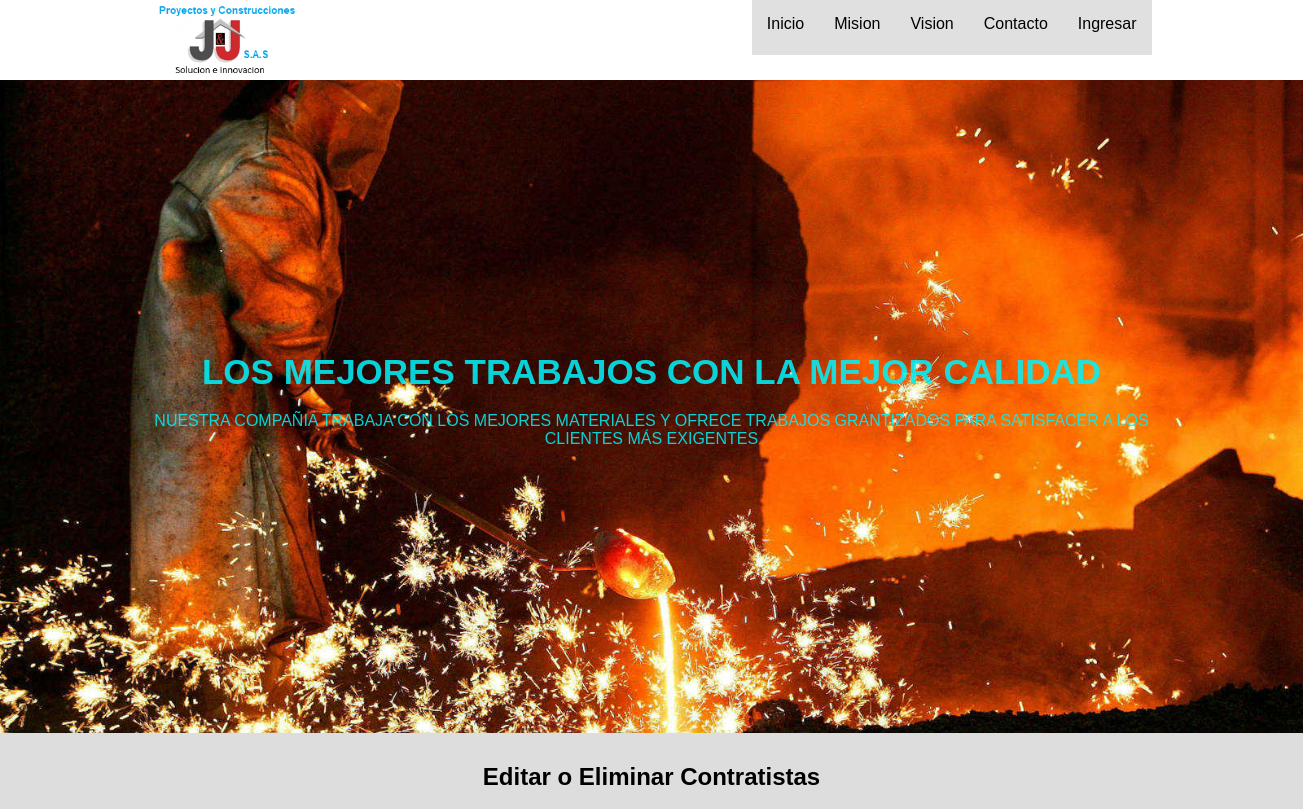
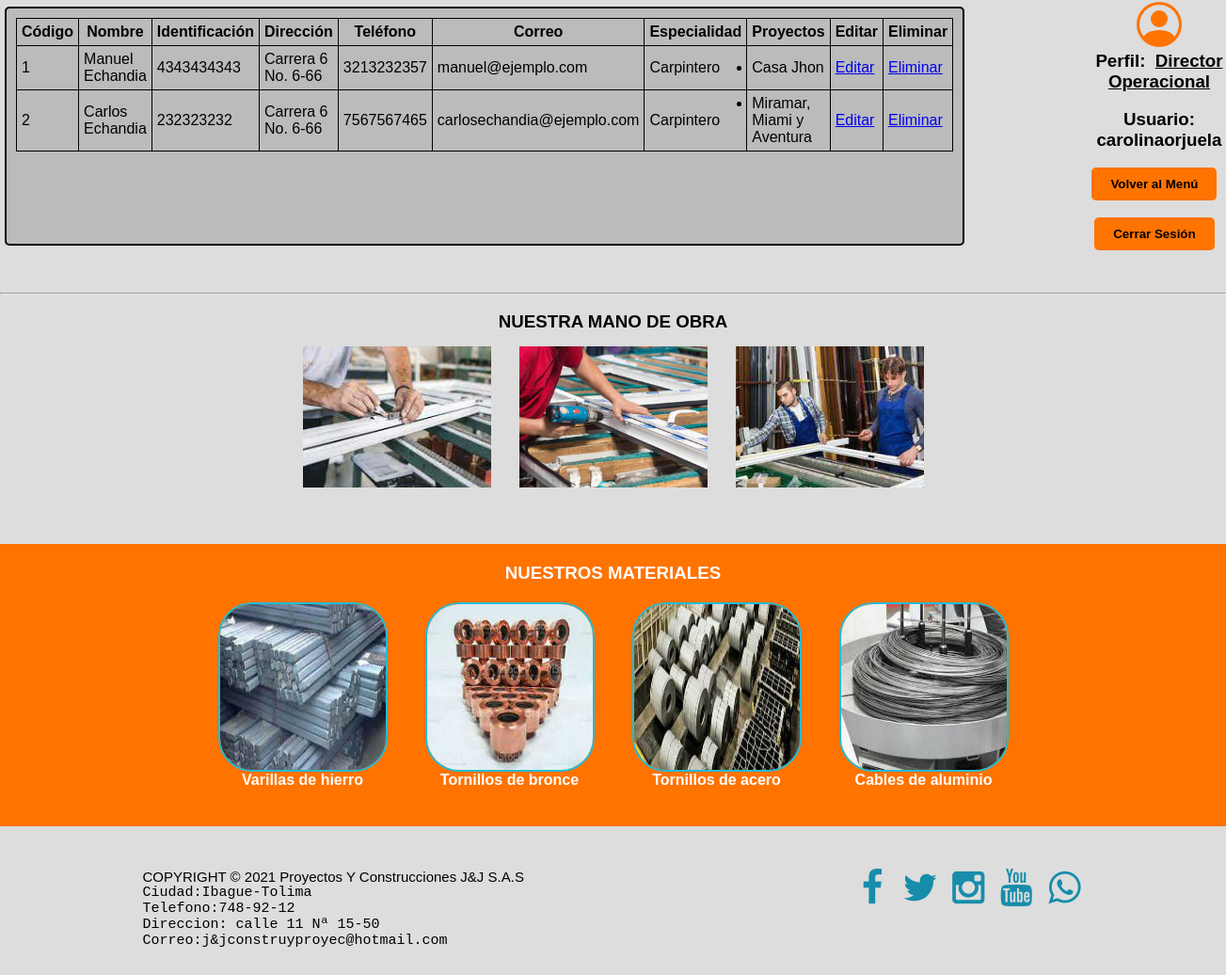
The app's page /operaciones/eliminarcontratista (signed in) with its own data (2 pictures, top to bottom).
### operaciones/models.py (models this page shows, shortened)
class Contratistas (models.Model):
    codigo_contratista = models.AutoField(
        primary_key=True)  # llave primaria
    nombre_contratista = models.CharField(max_length=50)
    apellido_contratista = models.CharField(max_length=50, default="")
    identificacion = models.PositiveIntegerField(default="000000000")
    direccion_contratista = models.CharField(max_length=100)
    correo_contratista = models.EmailField(default="ejemplo@ejemplo.com")
    telefono_contratista = models.PositiveBigIntegerField()
    especialidad_contratista = models.CharField(max_length=50)
    proyecto_asignacion = ManyToManyField(Proyectos)
    def proyectos_asignados(self):
        return ', '.join([Proyectos.nombre_proyecto for Proyectos in self.proyecto_asignacion.all()])
    proyectos_asignados.short_description = "Proyectos"

class Proyectos (models.Model):
    codigo_proyecto = models.AutoField(primary_key=True)  # llave primaria
    nombre_proyecto = models.CharField(max_length=100)
    direccion_proyecto = models.CharField(max_length=100)
    descripcion_proyecto = models.TextField()
    estado = [
        ("Act", "Activo"),
        ("Ter", "Terminado"),
        ("Na", "No Asignado"),
    ]
    estado_proyecto = models.CharField(
        max_length=12, choices=estado, default="Na")
    empleado_responsable = models.ForeignKey(
        CustomUser, null=False, on_delete=models.CASCADE)  # llave foranea
    def __str__(self):
        return f"{self.nombre_proyecto}"

class CustomUser(AbstractUser):
    identificacion = models.PositiveBigIntegerField(
        default="0000000000")
    cargos = [
        ("Gerente General", "Director General"),
        ("Director Operacional", "Director Operacional"),
        ("Almacenista", "Almacenista"),
        ("Contratista", "Contratista")
    ]
    cargo_empleado = models.CharField(
        max_length=50, choices=cargos, default="Contratista")
    telefono_empleado = models.PositiveBigIntegerField(default="0000000000")
    correo_empleado = models.EmailField(default="ejemplo@ejemplo.com")

### operaciones/views.py (the view)
# urls.py: path("eliminarcontratista", views.eliminarcontratista,
@login_required(login_url="/inventarios/ingresar")
def eliminarcontratista(request):
    listado = Contratistas.objects.all()
    return render(request, "operaciones/eliminarcontratista.html", {
        'listado': listado
    })

### operaciones/templates/operaciones/eliminarcontratista.html (shortened to what this page needs)
{% extends "inventarios/layout.html" %}
{% block main %}
      <div class="centering">
            <h2>Editar o Eliminar Contratistas</h2>
      </div>
      <section id="bflex">
            <br>
            <div class="floatLeftTabla">
                  <table>
                        <tr>
                              <th><h4>Código</h4></th>
                              <th><h4>Nombre</h4></th>
                              <th><h4>Identificación</h4></th>
                              <th><h4>Dirección</h4></th>
                              <th><h4>Teléfono</h4></th>
                              <th><h4>Correo</h4></th>
                              <th><h4>Especialidad</h4></th>
                              <th><h4>Proyectos</h4></th>
                              <th><h4>Editar</h4></th>
                              <th><h4>Eliminar</h4></th>
                        </tr>
                        {% for contratista in listado %}
                              <tr>
                                    <td><p>{{ contratista.codigo_contratista }}</p></td>
                                    <td><p>{{ contratista.nombre_contratista }} {{ contratista.apellido_contratista }}</p></td>
                                    <td><p>{{ contratista.identificacion }}</p></td>
                                    <td><p>{{ contratista.direccion_contratista }}</p></td>
                                    <td><p>{{ contratista.telefono_contratista }}</p></td>
                                    <td><p>{{ contratista.correo_contratista }}</p></td>
                                    <td><p>{{ contratista.especialidad_contratista }}</p></td>
                                    <td>
                                          <ul>
                                                {% for asignado in contratista.proyecto_asignacion.all %}
                                                      <li>{{ asignado }}</li>
                                                {% endfor %}
                                          </ul>
                                    </td>
                                    <td><a href="{% url 'operaciones:editarcontratista' contratista.codigo_contratista %}">Editar</a></td>
                                    <td><a href="{% url 'operaciones:borrarcontratista' contratista.codigo_contratista %}">Eliminar</a></td>
                              </tr>
                        {% endfor %}
                  </table>
            </div>
            <div class="floatRight">
                  <h3>Perfil:&nbsp;&nbsp;<u>{{ user.cargo_empleado }}</u></h3>
                  <br>
                  {% if user.is_authenticated %}
                        <h3>Usuario: {{ user.username }}</h3>
                  {% endif %}
                  <br>
                  <div class="centering logout">
                        <form action="{% url 'operaciones:redirecciongerente' %}" method="post">
                              <input autofocus type="submit" Value="Volver al Menú" class="logout" title="Volver al Menú {{ user.cargo_empleado }}">
                        </form>
                  </div>
                  <br>
                  <div class="centering logout">
                        <form action="{% url 'inventarios:salir' %}" method="post">
                              <input type="submit" value="Cerrar Sesión" class="logout" title="Cerrar Sesión {{ user.cargo_empleado }}">
                        </form>
                  </div>
            </div>
            <br><br>
      </section>
{% endblock %}

### inventarios/static/inventarios/styles.css (style rules this page uses)
* { margin: 0; padding: 0; box-sizing: border-box; }
body { font-family: "Franklin Gothic Medium", "Arial Narrow", Arial, sans-serif; background-color: #ddd; }
section { width: 100%; margin-bottom: 45px; text-align: center; top: -30px; }
h2 { margin-bottom: 20px; }
#bflex { text-align: center; width: 100%; display: flex; right: 0%; }
.floatRight { float: right; margin: 0 0 0 10%; }
.floatLeftTabla { float: left; margin-left: 30px; border: 2px solid black; text-align: left; padding: 10px; margin: 5px; border-radius: 5px; background-color: #bbb; display: block; }
#bien h3, h4 { text-align: center; }
.centering { width: 100%; height: auto; display: flex; justify-content: center; text-align: center; }
.LoginForm input[type="submit"], .centering input[type="submit"] { transition: O.3s; margin-right: 10px; border: none; background-color: rgb(255, 115, 0); color: var(--white); padding: 10px 20px; font-weight: bold; border-radius: 5px; }
table, th, td { border:1px solid black; border-collapse: collapse; padding: 5px; }

### records on screen
Contratistas: codigo_contratista "1", nombre_contratista "Manuel", apellido_contratista "Echandia", identificacion "4343434343", direccion_contratista "Carrera 6 No. 6-66", telefono_contratista "3213232357", correo_contratista "manuel@ejemplo.com", especialidad_contratista "Carpintero"
Proyectos: nombre_proyecto "Casa Jhon"
Contratistas: codigo_contratista "2", nombre_contratista "Carlos", apellido_contratista "Echandia", identificacion "232323232", direccion_contratista "Carrera 6 No. 6-66", telefono_contratista "7567567465", correo_contratista "carlosechandia@ejemplo.com", especialidad_contratista "Carpintero"
Proyectos: nombre_proyecto "Miramar, Miami y Aventura"
CustomUser: cargo_empleado "Director Operacional", username "carolinaorjuela"
